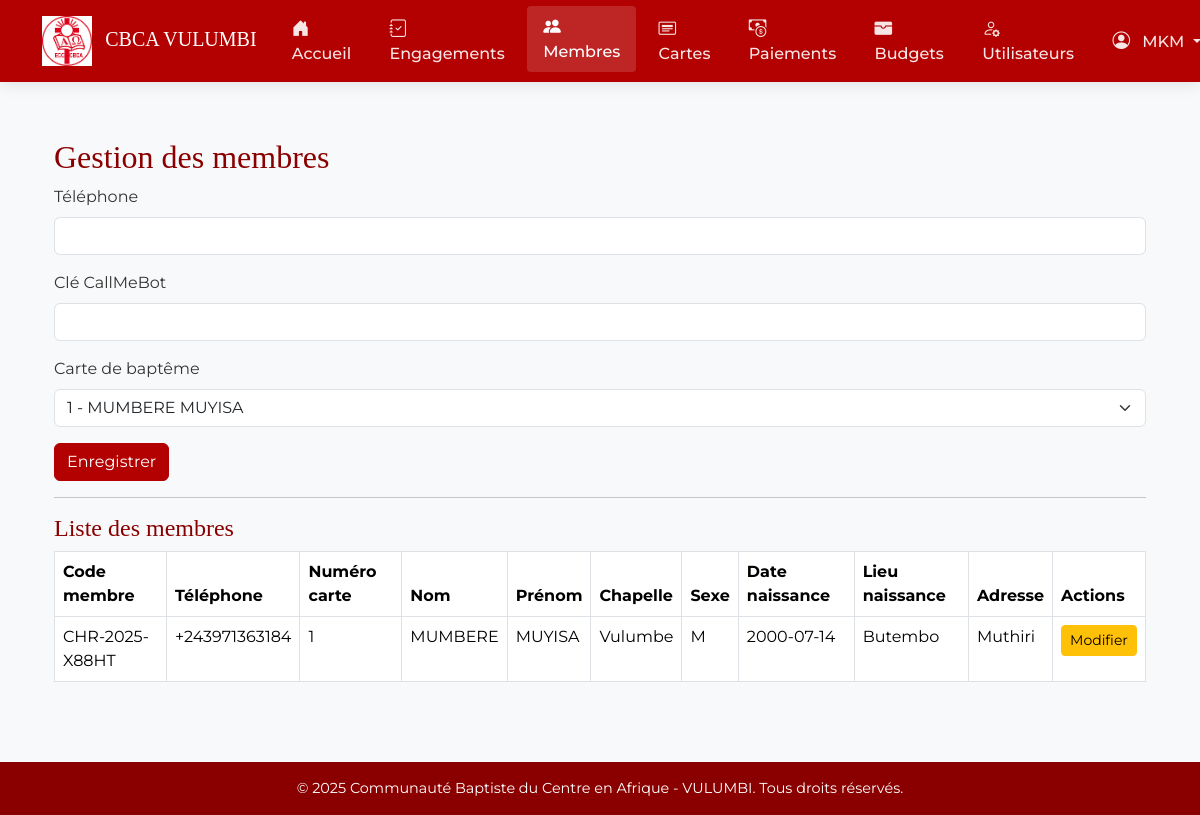
The page /membres (signed in) on the database its author committed.
### app/models.py (models this page shows, shortened)
class Utilisateur(db.Model, UserMixin):
    __tablename__ = 'utilisateur'
    idutilisateur = db.Column(db.Integer, primary_key=True)
    username = db.Column(db.String(100), nullable=False)
    email = db.Column(db.String(150), nullable=True)  # Ajoute ce champ
    role = db.Column(db.String(50), nullable=False)
    password_hash = db.Column(db.String(200), nullable=False)

class Chretien(db.Model):
    __tablename__ = 'chretien'
    idchretien = db.Column(db.Integer, primary_key=True)
    code_chretien = db.Column(db.String(50), unique=True, nullable=False)
    telephone = db.Column(db.String(20), nullable=False)
    cle_callmebot = db.Column(db.String(100), nullable=True)
    photo = db.Column(db.String(200), nullable=True)
    idcarte = db.Column(db.Integer, db.ForeignKey('carte_bapteme.idcarte'), nullable=False)
    engagements = db.relationship('Engagement', backref='chretien', lazy=True)
    notifications = db.relationship('Notification', backref='chretien', lazy=True)

class CarteBapteme(db.Model):
    __tablename__ = 'carte_bapteme'
    idcarte = db.Column(db.Integer, primary_key=True)
    numerocarte = db.Column(db.String(50), nullable=False, unique=True)
    chapelle = db.Column(db.String(100), nullable=False)
    nom = db.Column(db.String(100), nullable=False)
    prenom = db.Column(db.String(100), nullable=False)
    sexe = db.Column(db.String(10), nullable=False)
    datenaissance = db.Column(db.Date, nullable=False)
    lieunaissance = db.Column(db.String(100), nullable=False)
    adresse = db.Column(db.String(150), nullable=False)
    chretiens = db.relationship('Chretien', backref='carte_bapteme', lazy=True)

### app/routes.py (the view, shortened to what this page needs)
@main.route('/membres', methods=['GET', 'POST'])
@login_required
def membres():
    form = ChretienForm()
    form.idcarte.choices = [(c.idcarte, f"{c.numerocarte} - {c.nom} {c.prenom}") for c in CarteBapteme.query.all()]
    membres = Chretien.query.all()
    cartes = CarteBapteme.query.all()
    return render_template('membres.html', form=form, membres=membres, cartes=cartes)

### app/forms.py
class ChretienForm(FlaskForm):
    telephone = StringField('Téléphone', validators=[DataRequired()])
    cle_callmebot = StringField('Clé CallMeBot', validators=[DataRequired()])
    idcarte = SelectField('Carte de baptême', coerce=int, validators=[DataRequired()])
    submit = SubmitField('Enregistrer')

### app/__init__.py (called while the page is built)
@login_manager.user_loader
def load_user(user_id):
    return Utilisateur.query.get(int(user_id))

def create_app():
    app = Flask(__name__)
    app.config['SECRET_KEY'] = 'cbca-vulumbi-secret-key'
    app.config['SQLALCHEMY_DATABASE_URI'] = 'sqlite:///cbca.db'
    db.init_app(app)
    login_manager.init_app(app)
    migrate = Migrate(app, db)
    from .routes import main
    app.register_blueprint(main)
    @app.context_processor
    def inject_now():
        return {'now': datetime.now()}
    login_manager.login_view = 'main.login'
    return app

### app/templates/membres.html (shortened to what this page needs)
{% extends "base.html" %}
{% block content %}
<div class="container mt-4">
    <h2>Gestion des membres</h2>
    <form method="POST">
        <div class="mb-3">
            {{ form.telephone.label(class="form-label") }}
            {{ form.telephone(class="form-control") }}
        </div>
        <div class="mb-3">
            {{ form.cle_callmebot.label(class="form-label") }}
            {{ form.cle_callmebot(class="form-control") }}
        </div>
        <div class="mb-3">
            {{ form.idcarte.label(class="form-label") }}
            {{ form.idcarte(class="form-select") }}
        </div>
        {{ form.submit(class="btn btn-primary") }}
    </form>
    <hr>
    <h4>Liste des membres</h4>
    <table class="table table-bordered">
        <thead>
            <tr>
                <th>Code membre</th>
                <th>Téléphone</th>
                <th>Numéro carte</th>
                <th>Nom</th>
                <th>Prénom</th>
                <th>Chapelle</th>
                <th>Sexe</th>
                <th>Date naissance</th>
                <th>Lieu naissance</th>
                <th>Adresse</th>
                <th>Actions</th>
            </tr>
        </thead>
        <tbody>
            {% for membre in membres %}
            <tr>
                <td>{{ membre.code_chretien }}</td>
                <td>{{ membre.telephone }}</td>
                <td>{{ membre.carte_bapteme.numerocarte }}</td>
                <td>{{ membre.carte_bapteme.nom }}</td>
                <td>{{ membre.carte_bapteme.prenom }}</td>
                <td>{{ membre.carte_bapteme.chapelle }}</td>
                <td>{{ membre.carte_bapteme.sexe }}</td>
                <td>{{ membre.carte_bapteme.datenaissance }}</td>
                <td>{{ membre.carte_bapteme.lieunaissance }}</td>
                <td>{{ membre.carte_bapteme.adresse }}</td>
                <td>
                    <button class="btn btn-sm btn-warning" data-bs-toggle="modal" data-bs-target="#editModal{{ membre.idchretien }}">Modifier</button>
                </td>
            </tr>
            {% endfor %}
        </tbody>
    </table>
</div>
{% endblock %}

### app/templates/base.html (shortened to what this page needs)
<!DOCTYPE html>
<html lang="fr">
<head>
    <link href="https://cdn.jsdelivr.net/npm/bootstrap@5.3.3/dist/css/bootstrap.min.css" rel="stylesheet">
    <link href="https://cdn.jsdelivr.net/npm/bootstrap-icons@1.10.5/font/bootstrap-icons.css" rel="stylesheet">
</head>
<body>
<nav class="navbar navbar-expand-lg navbar-dark sticky-top">
    <div class="container">
        <a class="navbar-brand" href="{{ url_for('main.home') }}">
            <img src="{{ url_for('static', filename='images/cbca_logo.png') }}" alt="CBCA Logo">
            <span class="d-none d-md-inline ms-2" style="font-family: 'Playfair Display', serif;">CBCA VULUMBI</span>
        </a>
        <div class="collapse navbar-collapse" id="navbarNav">
            <ul class="navbar-nav me-auto">
                <li class="nav-item">
                    <a class="nav-link {{ 'active' if request.path == url_for('main.home') }}" href="{{ url_for('main.home') }}">
                        <i class="bi bi-house-door-fill"></i> Accueil
                    </a>
                </li>
                {% if current_user.is_authenticated %}
                    <li class="nav-item">
                        <a class="nav-link {{ 'active' if request.path == url_for('main.engagements') }}" href="{{ url_for('main.engagements') }}">
                            <i class="bi bi-journal-check"></i> Engagements
                        </a>
                    </li>
                    <li class="nav-item">
                        <a class="nav-link {{ 'active' if request.path == url_for('main.membres') }}" href="{{ url_for('main.membres') }}">
                            <i class="bi bi-people-fill"></i> Membres
                        </a>
                    </li>
                    <li class="nav-item">
                        <a class="nav-link {{ 'active' if request.path == url_for('main.cartes') }}" href="{{ url_for('main.cartes') }}">
                            <i class="bi bi-card-heading"></i> Cartes
                        </a>
                    </li>
                    <li class="nav-item">
                        <a class="nav-link {{ 'active' if request.path.startswith('/engagements/') and '/paiements' in request.path }}" href="#paiements">
                            <i class="bi bi-cash-coin"></i> Paiements
                        </a>
                    </li>
                    <li class="nav-item">
                        <a class="nav-link {{ 'active' if request.path == url_for('main.budgets') }}" href="{{ url_for('main.budgets') }}">
                            <i class="bi bi-wallet-fill"></i> Budgets
                        </a>
                    </li>
                    {% if current_user.role == 'admin' %}
                    <li class="nav-item">
                        <a class="nav-link {{ 'active' if request.path == url_for('main.utilisateurs') }}" href="{{ url_for('main.utilisateurs') }}">
                            <i class="bi bi-person-gear"></i> Utilisateurs
                        </a>
                    </li>
                    {% endif %}
                {% endif %}
            </ul>
            <ul class="navbar-nav">
                {% if current_user.is_authenticated %}
                <li class="nav-item dropdown">
                    <a class="nav-link dropdown-toggle" href="#" role="button" data-bs-toggle="dropdown">
                        <i class="bi bi-person-circle"></i> {{ current_user.username }}
                    </a>
                </li>
                {% else %}
                <li class="nav-item">
                    <a class="nav-link" href="{{ url_for('main.login') }}">
                        <i class="bi bi-box-arrow-in-right"></i> Connexion
                    </a>
                </li>
                {% endif %}
            </ul>
        </div>
    </div>
</nav>
<main class="content">
    <div class="container">
        {% block content %}{% endblock %}
    </div>
</main>
<footer class="footer">
    <div class="container">
        <p class="mb-0">
            &copy; {{ now.year }} Communauté Baptiste du Centre en Afrique - VULUMBI. Tous droits réservés.
        </p>
    </div>
</footer>
</body>
</html>

### app/templates/base.html (style rules this page uses)
:root { --primary-color: #b30000; --primary-dark: #8a0000; --secondary-color: #f8f9fa; --text-color: #333; --light-gray: #f5f5f5; }
body { font-family: 'Montserrat', sans-serif; background-color: var(--secondary-color); color: var(--text-color); min-height: 100vh; display: flex; flex-direction: column; }
.navbar { background-color: var(--primary-color); box-shadow: 0 2px 15px rgba(0,0,0,0.1); padding: 0.5rem 0; }
.navbar-brand img { height: 50px; transition: transform 0.3s; }
.nav-link { color: rgba(255,255,255,0.9) !important; font-weight: 500; padding: 0.5rem 1rem !important; margin: 0 0.2rem; border-radius: 4px; transition: all 0.3s; }
.nav-link:hover, .nav-link.active { color: #ffffff !important; background-color: rgba(255,255,255,0.15); transform: translateY(-2px); }
.nav-item i { margin-right: 8px; font-size: 1.1rem; }
.content { flex: 1; padding: 2rem 0 4rem; }
.footer { background-color: var(--primary-dark); color: white; text-align: center; padding: 1rem 0; margin-top: auto; }
.footer p { margin-bottom: 0; font-size: 0.9rem; }
h1, h2, h3, h4, h5 { font-family: 'Playfair Display', serif; color: var(--primary-dark); }
.btn-primary { background-color: var(--primary-color); border-color: var(--primary-color); }

### rows shown on the page
Utilisateur: username "MKM"
Chretien: code_chretien "CHR-2025-X88HT", telephone "+243971363184", carte_bapteme.numerocarte "1", carte_bapteme.nom "MUMBERE", carte_bapteme.prenom "MUYISA", carte_bapteme.chapelle "Vulumbe", carte_bapteme.sexe "M", carte_bapteme.datenaissance "2000-07-14", carte_bapteme.lieunaissance "Butembo", carte_bapteme.adresse "Muthiri"
